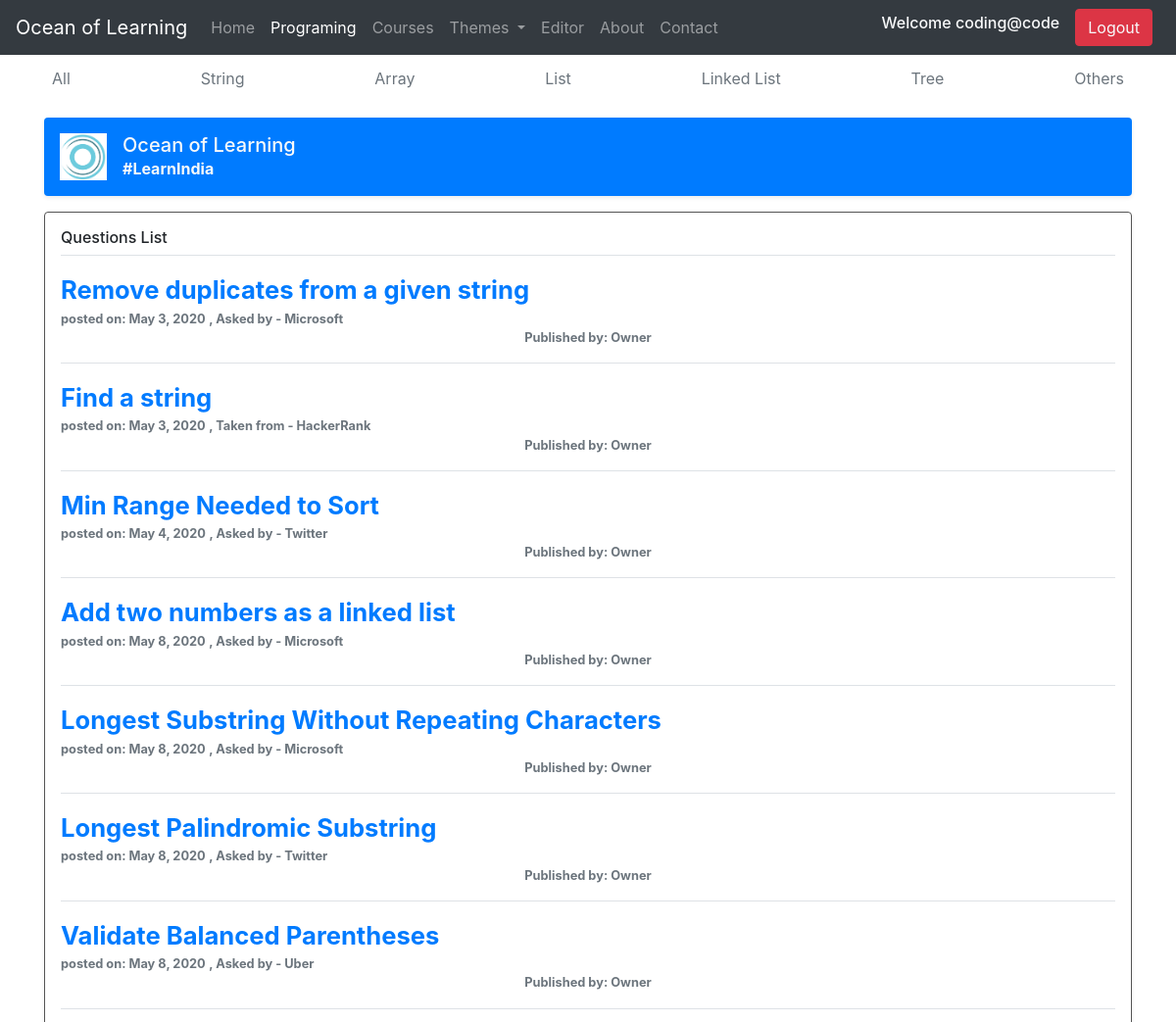
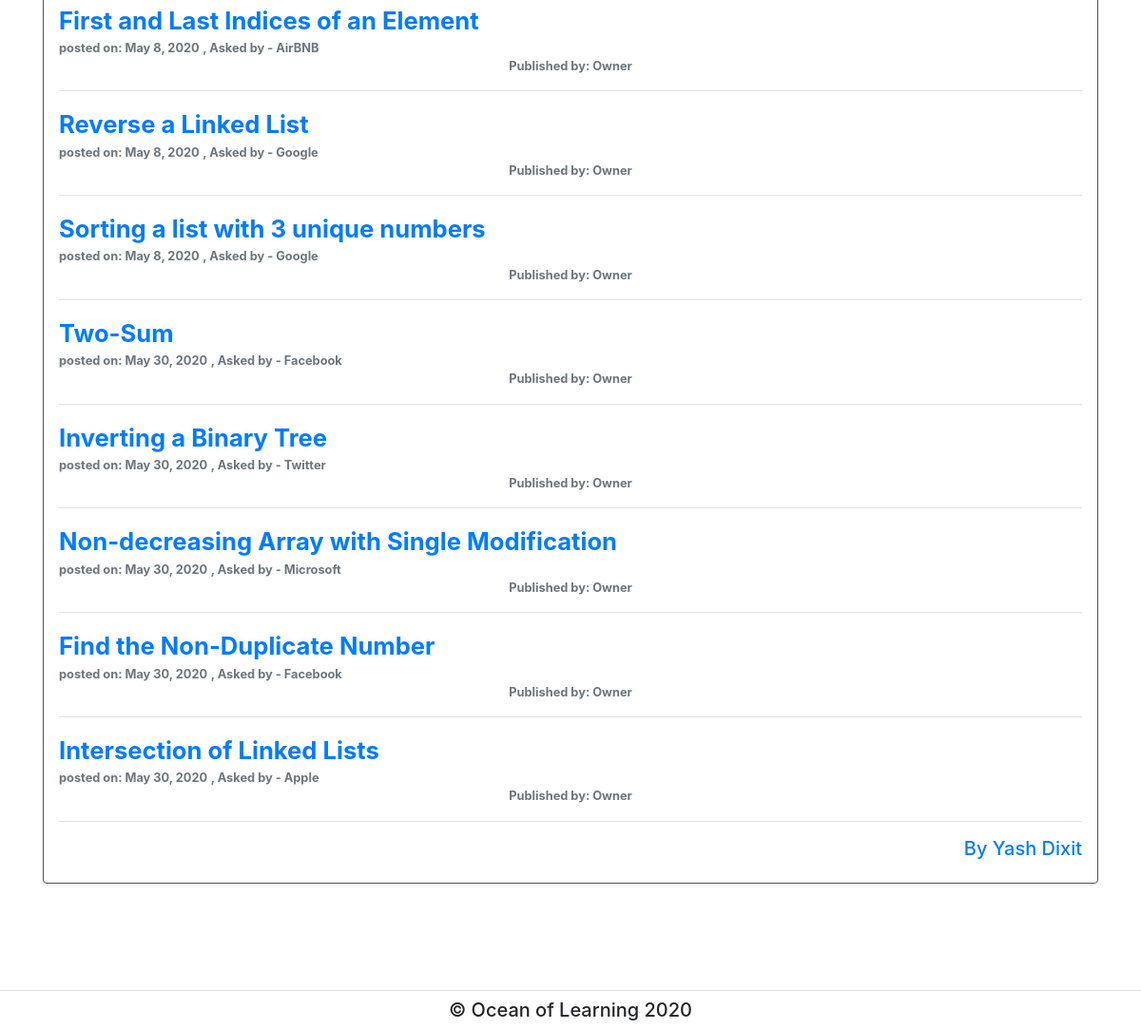
Page /programming/ (signed in) on the committed database (2 pictures, top to bottom).
### programming/models.py (models this page shows, shortened)
class Program(models.Model):
    pro_id = models.AutoField(primary_key=True)
    name = models.CharField(max_length=50)
    category = models.CharField(choices=CATEGORY_CHOICES, max_length=20)
    description = models.TextField(max_length=10000)
    recommended = models.CharField(max_length=50)
    asked = models.CharField(max_length=50)
    answer = models.TextField(max_length=2000, default="")
    Input = models.TextField(max_length=1000)
    Output = models.TextField(max_length=1000)
    starting_point = models.TextField(max_length=500, default="")
    pub_date = models.DateField()
    slug = models.SlugField(blank=True, null=True)
    class Meta:
        verbose_name = 'Program'
        verbose_name_plural = 'Programs'

### programming/views.py (the view)
# urls.py: path('', views.pro_list, name='pro_list'),
def pro_list(request):
    prog = Program.objects.all()
    pro = {"program": prog}
    return render(request, "programming/pro_list.html", pro)

### programming/templates/programming/pro_list.html (shortened to what this page needs)
{% extends 'learn/base.html' %}
{% block proactive %} active {% endblock proactive %}
{% block body %}{%load static%}
<main role="main" class="container">
  <div class="nav-scroller py-1 mb-2">
    <nav class="nav d-flex justify-content-between">
      <a class="p-2 text-muted" href="{%url 'programming:pro_list' %}">All</a>
      <a class="p-2 text-muted" href="{% url 'programming:pro_category' 'String' %}">String</a>
      <a class="p-2 text-muted" href="{% url 'programming:pro_category' 'Array' %}">Array</a>
      <a class="p-2 text-muted" href="{% url 'programming:pro_category' 'List' %}">List</a>
      <a class="p-2 text-muted" href="{% url 'programming:pro_category' 'Linked List' %}">Linked List</a>
      <a class="p-2 text-muted" href="{% url 'programming:pro_category' 'Tree' %}">Tree</a>
      <a class="p-2 text-muted" href="{% url 'programming:pro_category' 'Others' %}">Others</a>
    </nav>
  </div>
  <div class="d-flex align-items-center p-3 my-3 text-dark-50 bg-primary rounded shadow-sm">
    <img class="mr-3" src="{% static 'learn/logo.png'%}" alt="..." width="48" height="48" />
    <div class="lh-100">
      <h5 class="mb-0 text-light lh-100">Ocean of Learning</h5>
      <strong class="text-light">#LearnIndia</strong>
    </div>
  </div>
  <div class="my-3 p-3 rounded shadow-sm brd">
    <h6 class="border-bottom border-gray pb-2 mb-0">Questions List</h6>
    {% for i in program %}
    <div class="media text-muted pt-3">
      <p class="media-body pb-3 mb-0 small lh-125 border-bottom border-gray">
        <a class="text-primary sizz" href="{%url 'programming:program' i.slug %}">{{i.name}}</a>
        <br />
        <strong>posted on: {{i.pub_date}}</strong>
        <strong> , {{i.asked}}</strong>
        <strong class="d-block text-center">Published by: {{i.recommended}}</strong>
      </p>
    </div>
    {% endfor %}
    <small class="d-block text-right mt-3 text-primary">
      <h5>By Yash Dixit</h5>
    </small>
  </div>
</main>
{% endblock %}

### learn/templates/learn/base.html (shortened to what this page needs)
<!DOCTYPE html>
<html lang="en">
<head>
  <link rel="stylesheet" href="https://stackpath.bootstrapcdn.com/bootstrap/4.4.1/css/bootstrap.min.css"
 />
  {% load static %}
  <link rel="stylesheet" href="{% static 'learn/style.css'%} " />
  <link rel="stylesheet" href="{% static 'learn/style1.css'%} " />
</head>
<body>
  <nav class="navbar navbar-expand-lg bg-dark navbar-dark">
    <a class="navbar-brand" href="{%url 'learn:home'%}">Ocean of Learning</a>
    <div class="collapse navbar-collapse" id="navbarSupportedContent">
      <ul class="navbar-nav mr-auto">
        <li class="nav-item {% block homeactive %}{% endblock homeactive %}">
          <a class="nav-link" href="{%url 'learn:home'%}">Home</a>
        </li>
        <li class="nav-item {% block proactive %}{% endblock proactive %}">
          <a class="nav-link" href="{%url 'programming:pro_list'%}">Programing</a>
        </li>
        <li class="nav-item {% block tchactive %}{% endblock tchactive %}">
          <a class="nav-link" href="{%url 'learn:tech_list'%}">Courses</a>
        </li>
        <li class="nav-item dropdown">
          <a class="nav-link dropdown-toggle" href="#" id="navbarDropdown" role="button" data-toggle="dropdown"
            aria-haspopup="true" aria-expanded="false">
            Themes
          </a>
        </li>
        <li class="nav-item {% block edtactive %}{% endblock edtactive %}">
          <a class="nav-link" href="{%url 'learn:editor'%}">Editor</a>
        </li>
        <li class="nav-item {% block abtactive %}{% endblock abtactive %}">
          <a class="nav-link" href="{%url 'learn:About'%}">About</a>
        </li>
        <li class="nav-item {% block cntactive %}{% endblock cntactive %}">
          <a class="nav-link" href="{%url 'learn:Contact'%}">Contact</a>
        </li>
      </ul>
      {% if user.is_authenticated %}
      <h6 class="text-light mr-2 ml-2">Welcome {{request.user}}</h6>
      <a href="/logout" class="btn btn-danger text-light ml-2 mr-2">Logout</a>
      {% endif %}
    </div>
  </nav>
  {% block body %} {% endblock %}
  <br />
  <br />
  <br />
  <br />
  <footer class="border-top border-grey">
    <div class="container">
      <h5 class="text-center m-2">© Ocean of Learning 2020</h5>
    </div>
  </footer>
</body>
</html>

### learn/static/learn/style.css (style rules this page uses)
.sizz { font-size: 2em; font-weight: bold; }

### learn/static/learn/style1.css (style rules this page uses)
.brd { border: 1px solid #545454; }

### rows in the picture
Program: name "Remove duplicates from a given string", pub_date "May 3, 2020", asked "Asked by - Microsoft", recommended "Owner"
Program: name "Find a string", pub_date "May 3, 2020", asked "Taken from - HackerRank", recommended "Owner"
Program: name "Min Range Needed to Sort", pub_date "May 4, 2020", asked "Asked by - Twitter", recommended "Owner"
Program: name "Add two numbers as a linked list", pub_date "May 8, 2020", asked "Asked by - Microsoft", recommended "Owner"
Program: name "Longest Substring Without Repeating Characters", pub_date "May 8, 2020", asked "Asked by - Microsoft", recommended "Owner"
Program: name "Longest Palindromic Substring", pub_date "May 8, 2020", asked "Asked by - Twitter", recommended "Owner"
Program: name "Validate Balanced Parentheses", pub_date "May 8, 2020", asked "Asked by - Uber", recommended "Owner"
Program: name "First and Last Indices of an Element", pub_date "May 8, 2020", asked "Asked by - AirBNB", recommended "Owner"
Program: name "Reverse a Linked List", pub_date "May 8, 2020", asked "Asked by - Google", recommended "Owner"
Program: name "Sorting a list with 3 unique numbers", pub_date "May 8, 2020", asked "Asked by - Google", recommended "Owner"
Program: name "Two-Sum", pub_date "May 30, 2020", asked "Asked by - Facebook", recommended "Owner"
Program: name "Inverting a Binary Tree", pub_date "May 30, 2020", asked "Asked by - Twitter", recommended "Owner"
Program: name "Non-decreasing Array with Single Modification", pub_date "May 30, 2020", asked "Asked by - Microsoft", recommended "Owner"
Program: name "Find the Non-Duplicate Number", pub_date "May 30, 2020", asked "Asked by - Facebook", recommended "Owner"
Program: name "Intersection of Linked Lists", pub_date "May 30, 2020", asked "Asked by - Apple", recommended "Owner"

### other values in the picture
{{ request.user }} "coding@code"
